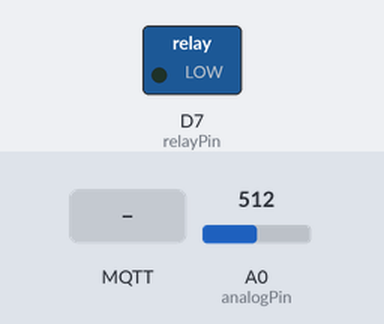
The program below on a simulated Arduino Nano 33 IoT. Shown: switched loads named in the program (green lamp = pin HIGH). The test bench sets the inputs (shaded band); at power-on: A0 (analogPin) = 512. WiFi joins after 1.5 s; servers stay silent unless stated; no MQTT or app messages arrive unless stated; what the program prints to the serial monitor is not drawn.

Above: at 2.7 s.
2.8 s: MQTT message "ON" arrives on the first subscribed topic
At 3.2 s:
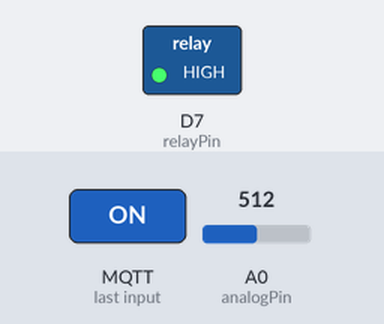
4.3 s: MQTT message "1" arrives on the first subscribed topic
At 5.5 s:
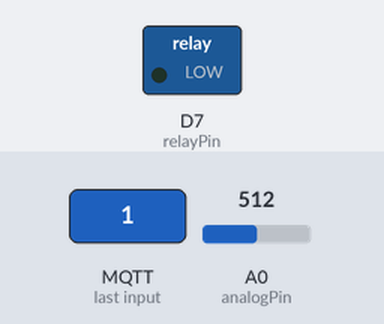
Timing chart, 0 to 7.3 s (numbered marks = the images above; inputs shaded):
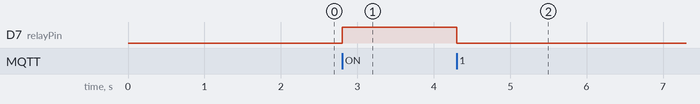

The program:

main.cpp
```cpp
#include <WiFiNINA.h>
#include <PubSubClient.h>
#include <ArduinoJson.h>
#include <avr/dtostrf.h>

const char* ssid     = "Your_SSID";
const char* password = "Your_PASSWORD";
IPAddress broker(192,168,1,21);

WiFiClient wifiClient;
PubSubClient mqtt(wifiClient);

const char* deviceId          = "nano33_device";
const char* relayDiscovery    = "homeassistant/switch/nano33_relay/config";
const char* relayStateTopic   = "nano33/relay/state";
const char* relayCommandTopic = "nano33/relay/command";
const char* sensorDiscovery   = "homeassistant/sensor/nano33_analog/config";
const char* sensorStateTopic  = "nano33/analog/state";
const char* availabilityTopic = "nano33/availability";

const int relayPin  = 7;
const int analogPin = A0;

// Declare buffers here
char bufRelay[256];
char bufSensor[256];

void sendRelayDiscovery() {
  StaticJsonDocument<256> doc;
  doc["name"]               = "Nano33 Relay";
  doc["unique_id"]          = "nano33_relay";
  doc["state_topic"]        = relayStateTopic;
  doc["command_topic"]      = relayCommandTopic;
  doc["availability_topic"] = availabilityTopic;
  doc["payload_on"]         = "ON";
  doc["payload_off"]        = "OFF";
  doc["qos"]                = 0;
  doc["retain"]             = true;

  size_t n = serializeJson(doc, bufRelay, sizeof(bufRelay)); // Serialize to buffer :contentReference[oaicite:1]{index=1}
  mqtt.publish(relayDiscovery, (const uint8_t*)bufRelay, n, true);
}

void sendSensorDiscovery() {
  StaticJsonDocument<256> doc;
  doc["name"]               = "Nano33 Analog Voltage";
  doc["unique_id"]          = "nano33_analog";
  doc["state_topic"]        = sensorStateTopic;
  doc["unit_of_measurement"]= "V";
  doc["device_class"]       = "voltage";
  doc["availability_topic"] = availabilityTopic;
  doc["qos"]                = 0;
  doc["retain"]             = true;

  size_t n = serializeJson(doc, bufSensor, sizeof(bufSensor));
  mqtt.publish(sensorDiscovery, (const uint8_t*)bufSensor, n, true);
}

void sendDiscovery() {
  sendRelayDiscovery();
  sendSensorDiscovery();
}

void connectMQTT() {
  mqtt.setBufferSize(512);

  while (!mqtt.connected()) {
    Serial.print("MQTT connecting...");
    if (mqtt.connect(deviceId,
                     availabilityTopic, 0, true, "offline")) {
      Serial.println("connected");
      mqtt.publish(availabilityTopic, (const uint8_t*)"online", strlen("online"), true);
      sendDiscovery();
      mqtt.subscribe(relayCommandTopic);
    } else {
      Serial.print("failed, rc=");
      Serial.print(mqtt.state());
      Serial.println(" retry in 5s");
      delay(5000);
    }
  }
}

void callback(char* topic, byte* payload, unsigned len) {
  String msg;
  for (uint i = 0; i < len; i++) msg += (char)payload[i];
  msg.trim();

  if (String(topic) == relayCommandTopic) {
    if (msg == "ON") {
      digitalWrite(relayPin, HIGH);
      mqtt.publish(relayStateTopic, "ON", true);
    } else {
      digitalWrite(relayPin, LOW);
      mqtt.publish(relayStateTopic, "OFF", true);
    }
  }
}

unsigned long lastAnalog = 0;

void setup() {
  Serial.begin(115200);
  pinMode(relayPin, OUTPUT);
  digitalWrite(relayPin, LOW);

  WiFi.begin(ssid, password);
  while (WiFi.status() != WL_CONNECTED) {
    delay(500);
    Serial.print(".");
  }
  Serial.println("\nWi‑Fi connected: " + WiFi.localIP().toString());

  mqtt.setServer(broker, 1883);
  mqtt.setCallback(callback);
}

void loop() {
  if (!mqtt.connected()) connectMQTT();
  mqtt.loop();

  if (millis() - lastAnalog > 5000) {
    lastAnalog = millis();
    float volts = analogRead(analogPin) * (5.0f / 1023.0f);
    char buf[16];
    dtostrf(volts, 0, 2, buf);
    mqtt.publish(sensorStateTopic, buf, true);
  }
}
```

Measured:
- after the input at 2.8 s, D7 (relayPin): LOW → HIGH at once
- after the input at 4.3 s, D7 (relayPin): HIGH → LOW at once
